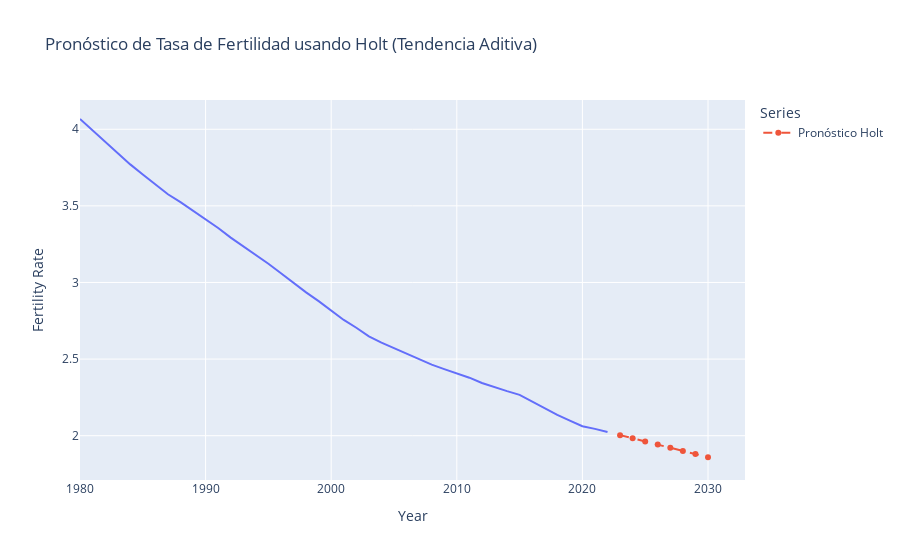

Write notebook code for a chart like this one.
### Code cell
# Importamos la librerias para el grafico 
import plotly.express as px
import plotly.graph_objects as go

# Crear el gráfico con Plotly Express
fig = px.line(Sudamerica_data, x='Year', y='Fertility Rate', title='Pronóstico de Tasa de Fertilidad usando Holt (Tendencia Aditiva)')

# Añadir los datos pronosticados al gráfico directamente
fig.add_trace(go.Scatter(x=future_years, y=forecast,
                        mode='lines+markers', name='Pronóstico Holt',
                        line=dict(dash='dash')))

# Añadir etiquetas y leyenda
fig.update_layout(
    xaxis_title='Year',
    yaxis_title='Fertility Rate',
    legend_title_text='Series'
)

# Mostrar el gráfico
fig.show()

### Figure 1 — Plotly figure (JSON) as saved in the notebook; plotly's stock layout.template omitted (floating-point values rounded to 4 significant figures)
{"data": [{"hovertemplate": "Year=%{x}<br>Fertility Rate=%{y}<extra></extra>", "legendgroup": "", "line": {"color": "#636efa", "dash": "solid"}, "marker": {"symbol": "circle"}, "mode": "lines", "name": "", "orientation": "v", "showlegend": false, "type": "scatter", "x": [1980, 1981, 1982, 1983, 1984, 1985, 1986, 1987, 1988, 1989, 1990, 1991, 1992, 1993, 1994, 1995, 1996, 1997, 1998, 1999, 2000, 2001, 2002, 2003, 2004, 2005, 2006, 2007, 2008, 2009, 2010, 2011, 2012, 2013, 2014, 2015, 2016, 2017, 2018, 2019, 2020, 2021, 2022], "xaxis": "x", "y": [4.067, 3.993, 3.916, 3.841, 3.771, 3.704, 3.64, 3.576, 3.524, 3.469, 3.409, 3.356, 3.293, 3.236, 3.182, 3.123, 3.061, 2.996, 2.935, 2.879, 2.817, 2.755, 2.704, 2.648, 2.607, 2.572, 2.537, 2.5, 2.464, 2.435, 2.406, 2.379, 2.344, 2.315, 2.291, 2.267, 2.222, 2.18, 2.136, 2.098, 2.062, 2.045, 2.024], "yaxis": "y"}, {"line": {"dash": "dash"}, "mode": "lines+markers", "name": "Pronóstico Holt", "type": "scatter", "x": [2023, 2024, 2025, 2026, 2027, 2028, 2029, 2030], "y": [2.004, 1.983, 1.962, 1.942, 1.921, 1.901, 1.88, 1.859]}], "layout": {"legend": {"title": {"text": "Series"}, "tracegroupgap": 0}, "title": {"text": "Pronóstico de Tasa de Fertilidad usando Holt (Tendencia Aditiva)"}, "xaxis": {"anchor": "y", "domain": [0, 1], "title": {"text": "Year"}}, "yaxis": {"anchor": "x", "domain": [0, 1], "title": {"text": "Fertility Rate"}}}}
